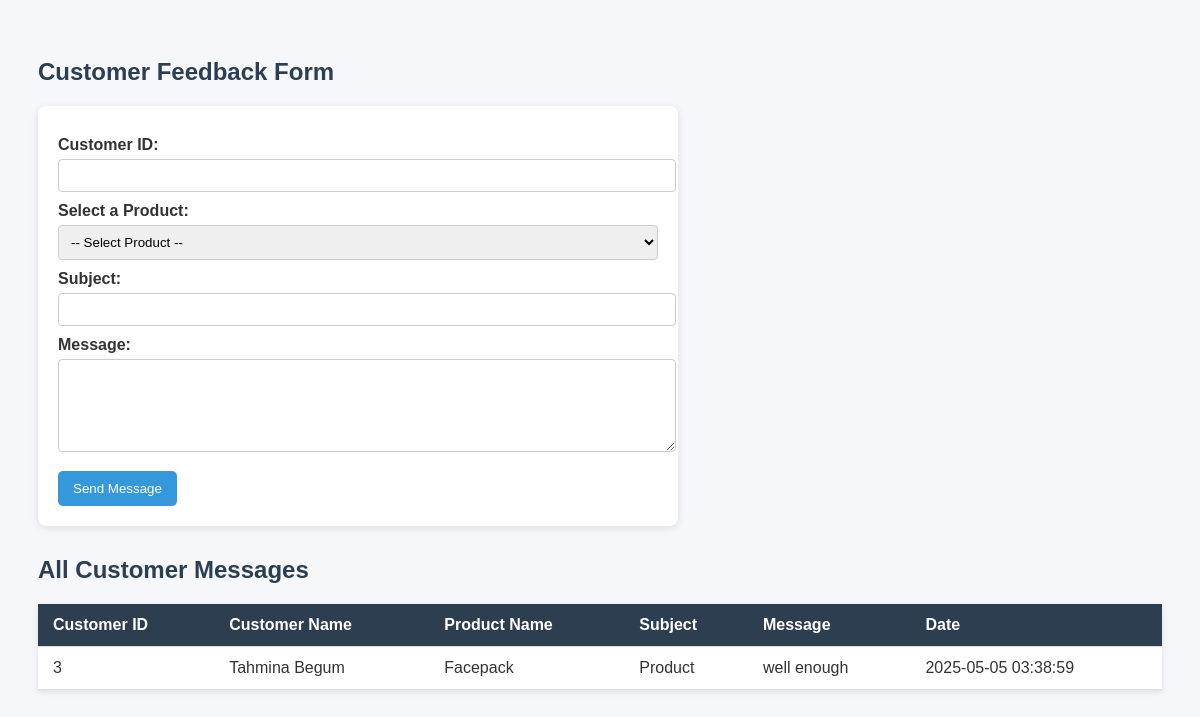
Page /feedback.php on the committed database.
### tables this page shows
CREATE TABLE `feedback` (
  `contact_id` int(11) NOT NULL,
  `customer_id` int(11) NOT NULL,
  `subject` varchar(100) DEFAULT NULL,
  `message` text DEFAULT NULL,
  `contact_date` timestamp NOT NULL DEFAULT current_timestamp(),
  `customer_name` varchar(255) DEFAULT NULL,
  `product_id` int(11) DEFAULT NULL
);

CREATE TABLE `products` (
  `product_id` int(11) NOT NULL,
  `product_name` varchar(255) NOT NULL,
  `description` text DEFAULT NULL,
  `price` decimal(10,2) NOT NULL,
  `stock_quantity` int(11) DEFAULT 0,
  `category` varchar(50) DEFAULT NULL,
  `created_at` timestamp NOT NULL DEFAULT current_timestamp()
);

### feedback.php (the view, shortened to what this page needs)
<?php
include('db_connect.php');
?>
<!DOCTYPE html>
<html lang="en">
<head>
</head>
<body>
    <h2>Customer Feedback Form</h2>
    <form method="POST" action="">
        <label for="customer_id">Customer ID:</label>
        <input type="number" name="customer_id" id="customer_id" required>
        <label for="product_id">Select a Product:</label>
        <select name="product_id" id="product_id" required>
            <option value="">-- Select Product --</option>
        </select>
        <label for="subject">Subject:</label>
        <input type="text" name="subject" id="subject" required>
        <label for="message">Message:</label>
        <textarea name="message" id="message" rows="5" required></textarea>
        <input type="submit" name="submit" value="Send Message">
    </form>
    <h2>All Customer Messages</h2>
    <table>
        <tr>
            <th>Customer ID</th>
            <th>Customer Name</th>
            <th>Product Name</th>
            <th>Subject</th>
            <th>Message</th>
            <th>Date</th>
        </tr>
        <?php
        $query = "
            SELECT f.customer_id, f.customer_name, p.product_name, f.subject, f.message, f.contact_date
            FROM feedback f
            LEFT JOIN products p ON f.product_id = p.product_id
            ORDER BY f.contact_date DESC
        ";
        $result = $conn->query($query);
        while ($row = $result->fetch_assoc()) {
            echo "<tr>
                    <td>{$row['customer_id']}</td>
                    <td>{$row['customer_name']}</td>
                    <td>" . ($row['product_name'] ?? 'N/A') . "</td>
                    <td>{$row['subject']}</td>
                    <td>{$row['message']}</td>
                    <td>{$row['contact_date']}</td>
                  </tr>";
        }
        ?>
    </table>
</body>
</html>

### feedback.php (style rules this page uses)
body { font-family: Arial, sans-serif; background: #f5f7fa; color: #333; padding: 30px; }
h2 { color: #2c3e50; }
form { background: #ffffff; padding: 20px; border-radius: 8px; box-shadow: 0px 2px 8px rgba(0,0,0,0.1); max-width: 600px; margin-bottom: 30px; }
label { display: block; margin-top: 10px; font-weight: bold; }
input[type="number"], input[type="text"], select, textarea { width: 100%; padding: 8px; margin-top: 5px; border: 1px solid #ccc; border-radius: 4px; }
input[type="submit"] { background-color: #3498db; color: white; padding: 10px 15px; border: none; border-radius: 5px; margin-top: 15px; cursor: pointer; }
table { width: 100%; border-collapse: collapse; background-color: #ffffff; box-shadow: 0px 2px 6px rgba(0,0,0,0.1); }
th, td { padding: 12px 15px; text-align: left; border-bottom: 1px solid #ddd; }
th { background-color: #2c3e50; color: white; }

### rows in the picture
feedback: customer "3", customer_name "Tahmina Begum", product.product_name "Facepack", subject "Product", message "well enough", contact_date "2025-05-05 03:38:59"
